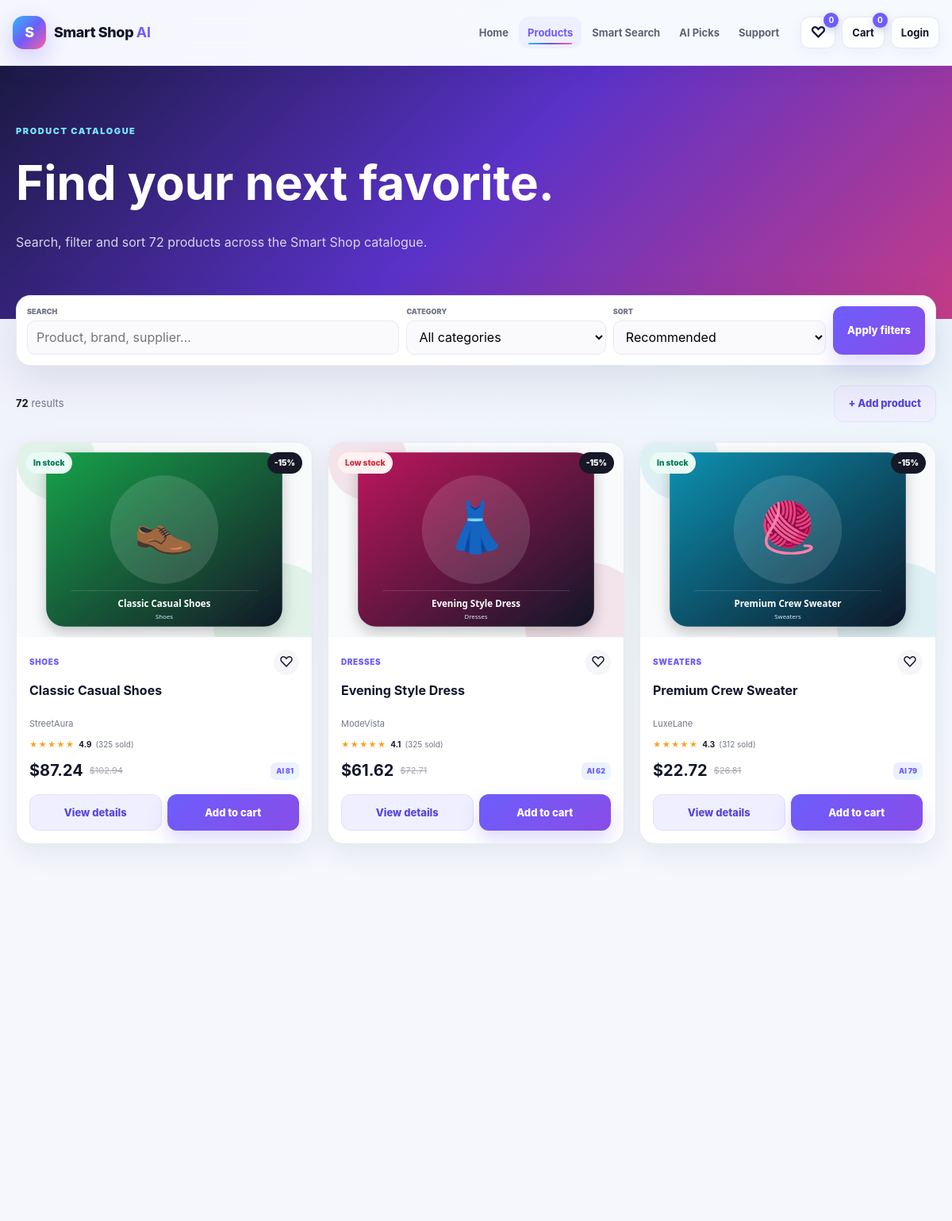
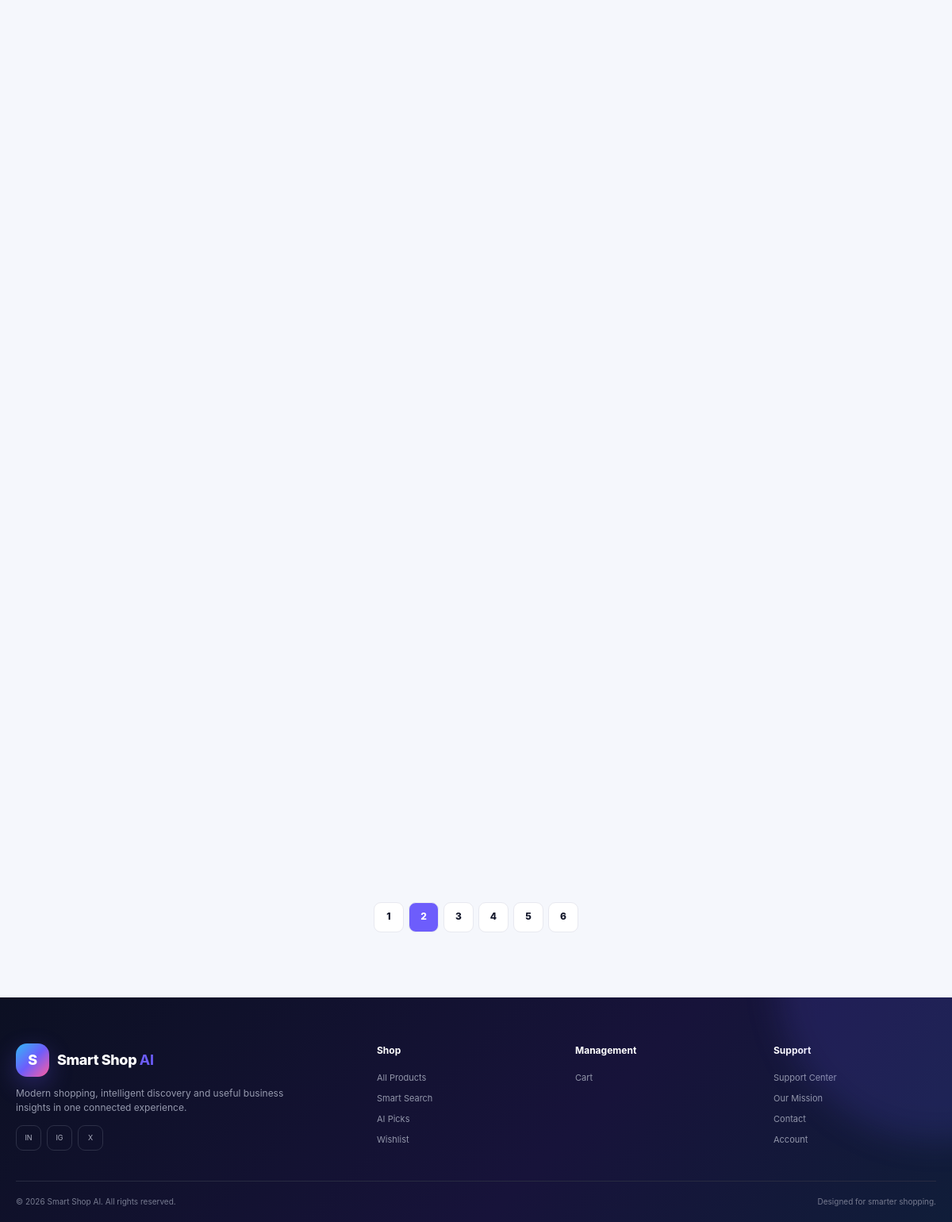
Screenshot of /products?search=&category=All&sort=featured&page=2 with the database file from the repository (2 pictures, top to bottom).
### tables this page shows
CREATE TABLE products (
                product_id INTEGER PRIMARY KEY AUTOINCREMENT,
                name TEXT NOT NULL,
                category TEXT NOT NULL,
                brand TEXT DEFAULT '',
                price REAL NOT NULL DEFAULT 0,
                stock INTEGER NOT NULL DEFAULT 0,
                rating REAL NOT NULL DEFAULT 0,
                sales INTEGER NOT NULL DEFAULT 0,
                supplier TEXT DEFAULT '',
                links TEXT DEFAULT '',
                content TEXT DEFAULT '',
                description TEXT DEFAULT '',
                image TEXT DEFAULT '',
                created_at TEXT DEFAULT CURRENT_TIMESTAMP
            );

### app.py (the view)
@app.route("/products")
def products():
    keyword = request.args.get("search", "").strip()
    category = request.args.get("category", "All").strip() or "All"
    sort = request.args.get("sort", "featured").strip()
    try: page = int(request.args.get("page", 1))
    except ValueError: page = 1
    db = DatabaseManager()
    try:
        all_items = list(db.search_and_filter(keyword, category, sort))
        categories = db.get_categories()
    finally:
        db.close()
    items, page, pages, total = paginate(all_items, page, 12)
    return render_template("products.html", products=items, categories=categories, keyword=keyword,
                           selected_category=category, selected_sort=sort, page=page, pages=pages, total=total)

### app.py (called while the page is built, shortened)
def cart_map():
    raw = session.get("cart", {})
    if isinstance(raw, dict):
        clean = {}
        for key, value in raw.items():
            try:
                pid, qty = int(key), max(1, int(value))
                clean[pid] = qty
            except (TypeError, ValueError):
                continue
        return clean

def wishlist_ids():
    raw = session.get("wishlist", [])
    if not isinstance(raw, list):
        return []
    result = []
    return result

def ai_score(product):
    sales = int(product["sales"] or 0)
    rating = float(product["rating"] or 0)
    stock = int(product["stock"] or 0)
    sales_component = min(sales / 420, 1) * 45
    rating_component = min(rating / 5, 1) * 30
    availability_component = min(stock / 85, 1) * 25
    return round(sales_component + rating_component + availability_component)

def paginate(items, page, per_page=12):
    total = len(items)
    pages = max(1, ceil(total / per_page))
    page = min(max(1, page), pages)
    start = (page - 1) * per_page
    return items[start:start + per_page], page, pages, total

@app.context_processor
def global_shop_data():
    cart = cart_map()
    wish = wishlist_ids()
    return {
        "cart_count": sum(cart.values()),
        "cart_map": cart,
        "wishlist_count": len(wish),
        "wishlist_ids": wish,
        "current_endpoint": request.endpoint or "",
        "ai_score": ai_score,
        "is_admin": is_admin(),
    }

@app.before_request
def startup():
    if not getattr(app, "_catalogue_ready", False):
        ensure_catalogue()
        app._catalogue_ready = True

def is_admin():
    return session.get("role") == "admin"

### database/database.py (called while the page is built)
    def close(self) -> None:
        try:
            self.connection.close()
        except Exception:
            pass

    def get_categories(self):
        rows = self.cursor.execute(
            """
            SELECT category, COUNT(*) AS product_count, COALESCE(SUM(sales),0) AS sales,
                   COALESCE(SUM(stock),0) AS stock
            FROM products
            GROUP BY category
            ORDER BY category COLLATE NOCASE
            """
        ).fetchall()
        return [row["category"] for row in rows]

### templates/products.html (shortened to what this page needs)
{% extends "base.html" %}{% from "_macros.html" import product_card with context %}
{% block content %}
<section class="page-hero page-hero-shop"><div class="shell"><span class="kicker light-kicker">PRODUCT CATALOGUE</span><h1>Find your next favorite.</h1><p>Search, filter and sort {{ total }} products across the Smart Shop catalogue.</p></div></section>
<section class="section compact-top"><div class="shell"><form class="filter-bar" method="GET" action="{{ url_for('products') }}"><label class="search-control"><span>Search</span><input name="search" value="{{ keyword }}" placeholder="Product, brand, supplier..."></label><label><span>Category</span><select name="category"><option value="All">All categories</option></select></label><label><span>Sort</span><select name="sort"><option value="featured" {% if selected_sort=='featured' %}selected{% endif %}>Recommended</option></select></label><button class="btn btn-primary" type="submit">Apply filters</button></form><div class="results-line"><div><b>{{ total }}</b> results</div><a class="btn btn-soft" href="{{ url_for('add_product') }}">+ Add product</a></div>{% if products %}<div class="product-grid product-grid-3">{% for p in products %}{{ product_card(p) }}{% endfor %}</div>{% else %}<div class="empty-state"><div class="empty-symbol">0</div><h2>No products found</h2><p>Try another keyword, category or sort option.</p><a class="btn btn-primary" href="{{ url_for('products') }}">Reset filters</a></div>{% endif %}{% if pages > 1 %}<nav class="pagination">{% for n in range(1,pages+1) %}<a class="{% if n==page %}current{% endif %}" href="{{ url_for('products', search=keyword, category=selected_category, sort=selected_sort, page=n) }}">{{ n }}</a>{% endfor %}</nav>{% endif %}</div></section>
{% endblock %}

### templates/_macros.html
{% macro product_card(product) %}
<article class="product-card reveal">
  <a class="product-media" href="{{ url_for('product_detail', product_id=product.product_id) }}">
    <img src="{{ url_for('static', filename='images/' + (product.image or 'product_1.svg')) }}" alt="{{ product.name }}" loading="lazy">
    <span class="product-badge {% if product.stock <= 12 %}badge-danger{% endif %}">{% if product.stock <= 0 %}Out of stock{% elif product.stock <= 12 %}Low stock{% else %}In stock{% endif %}</span>
    <span class="discount-badge">-15%</span>
  </a>
  <div class="product-copy">
    <div class="product-topline"><span class="category-tag">{{ product.category }}</span><a class="heart {% if product.product_id in wishlist_ids %}saved{% endif %}" href="{{ url_for('toggle_wishlist', product_id=product.product_id) }}" aria-label="Toggle wishlist">&#9825;</a></div>
    <h3><a href="{{ url_for('product_detail', product_id=product.product_id) }}">{{ product.name }}</a></h3>
    <p class="brand-line">{{ product.brand }}</p>
    <div class="rating-row"><span class="stars">&#9733;&#9733;&#9733;&#9733;&#9733;</span><b>{{ '%.1f'|format(product.rating) }}</b><span>({{ product.sales }} sold)</span></div>
    <div class="price-row"><strong>${{ '%.2f'|format(product.price) }}</strong><del>${{ '%.2f'|format(product.price * 1.18) }}</del><span class="ai-pill">AI {{ ai_score(product) }}</span></div>
    <div class="card-actions"><a class="btn btn-soft" href="{{ url_for('product_detail', product_id=product.product_id) }}">View details</a><a class="btn btn-primary" href="{{ url_for('add_to_cart', product_id=product.product_id) }}">Add to cart</a></div>
  </div>
</article>
{% endmacro %}

### rows the page displays
products: image (picture), stock "In stock", category "SHOES", name "Classic Casual Shoes", brand "StreetAura", rating "4.9", sales "325", price "87.24", product.price*1.18 "102.94", ai_score "81"
products: image (picture), stock "Low stock", category "DRESSES", name "Evening Style Dress", brand "ModeVista", rating "4.1", sales "325", price "61.62", product.price*1.18 "72.71", ai_score "62"
products: image (picture), stock "In stock", category "SWEATERS", name "Premium Crew Sweater", brand "LuxeLane", rating "4.3", sales "312", price "22.72", product.price*1.18 "26.81", ai_score "79"

### other values shown
{{ wishlist_count }} "0"
{{ cart_count }} "0"
{{ total }} "72"
{{ n }} "1" "2" "3" "4" "5" "6"
